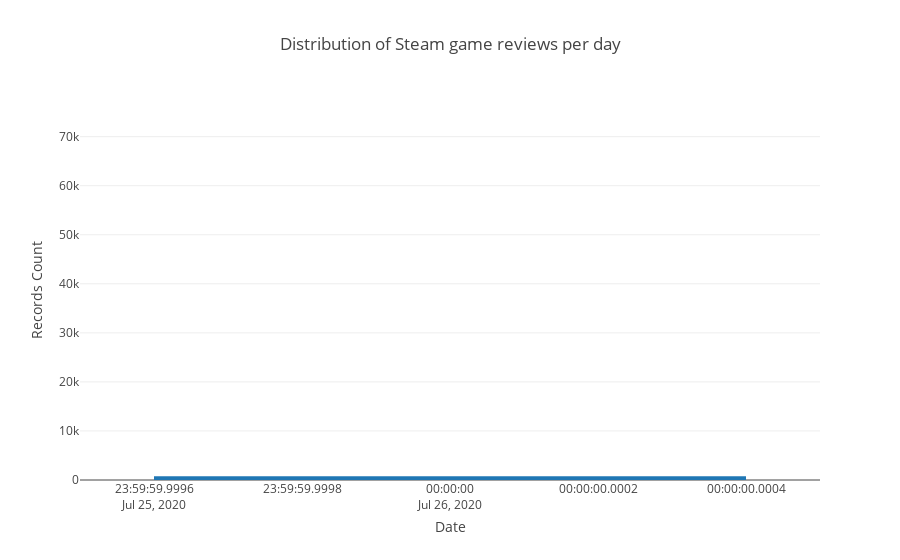

Notebook code for this chart:
### Markdown cell above
## These are the number of Steam games where we have review information from Steam and when they were last updated

### Code cell
# https://plot.ly/python/bar-charts/

data = [Bar(
        x=grouped_df['date'],
        y=grouped_df['count']
    )]

layout = Layout(
        title='Distribution of Steam game reviews per day',
        xaxis=dict(
            title='Date'
        ),
        yaxis=dict(
            title='Records Count'
        )
    )

fig = Figure(data=data, layout=layout)

iplot(fig)

### Figure 1 — Plotly figure (JSON) as saved in the notebook; plotly's stock layout.template omitted (floating-point values rounded to 4 significant figures)
{"data": [{"type": "bar", "uid": "5ba7bdaa-7078-44be-a5fa-ac975df0fb57", "x": [null, "2020-07-26"], "y": [73599, 750]}], "layout": {"title": {"text": "Distribution of Steam game reviews per day"}, "xaxis": {"title": {"text": "Date"}}, "yaxis": {"title": {"text": "Records Count"}}}}
